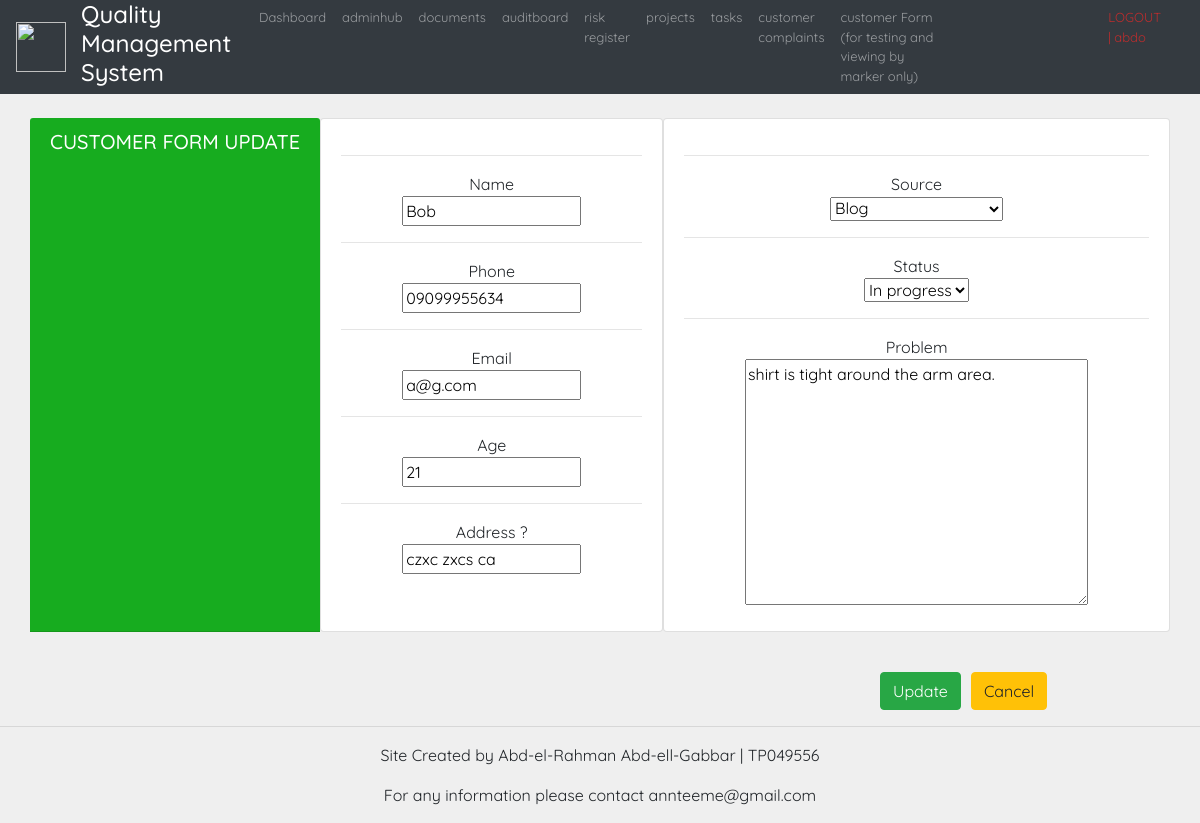
The page /customerupdate/2/ (signed in) on the database its author committed.
### custs/models.py (models this page shows, shortened)
class Customer(models.Model):
    SOURCE_CHOICES =(
        ('Blog', 'Blog'),
        ('Social media', 'Social media'),
        ('Friend', 'Friend'),
        ('Google search', 'Google search'),
        ('Product package', 'Product package'),
        ('Company Employee', 'Company Employee'),
    )
    STATUS_CHOICE =(
        ('Open', 'Open'),
        ('In progress', 'In progress'),
        ('Closed', 'Closed'),
    )
    name = models.CharField(max_length=255)
    phone = models.CharField(max_length=255)
    email = models.EmailField(max_length=255)
    age = models.IntegerField(default=0, null=True, blank=True)
    address = models.CharField(max_length=255, null=True, blank=True)
    status = models.CharField(choices=STATUS_CHOICE, max_length=250, null=True, blank=True)
    source = models.CharField(choices=SOURCE_CHOICES, max_length=250, null=True, blank=True)
    problem = models.TextField(max_length=1000, null=False)
    dateCreated = models.DateTimeField(auto_now_add=True)
    dateUpdated = models.DateTimeField(null=True, blank=True)
    dateFinished = models.DateTimeField(null=True, blank=True)

### custs/views.py (the view, shortened to what this page needs)
# urls.py: path('customerupdate/<str:pk>/', customerUpdate, name= "customerUpdate"),
@login_required(login_url='login')
def customerUpdate(request, pk):
    custs = Customer.objects.get(id=pk)
    form = CustCForm(instance=custs)
    form = {'form':form}
    return render(request, 'customer_update.html', form)

### acc/forms.py
class CustCForm(ModelForm):
    class Meta:
        model = Customer
        fields = '__all__'

### custs/templates/customer_update.html (shortened to what this page needs)
{%  extends 'Base.html' %}
{% block content %}
<br>
<div class="container">
	<div class="row">
		<div class="card-header mb-3 text-center" id=card-title>
			<h5  class="card-title">CUSTOMER FORM UPDATE</h5>
		</div>
		<div class="card mb-3 card-body text-center">
			<div id="table-short">
				<form action="" method="POST" id="form1">
					<hr>Name
					<br>{{form.name}}
					<hr>Phone
					<br>{{form.phone}}
					<hr>Email
					<br>{{form.email}}
					<hr>Age
					<br>{{form.age}}
					<hr>Address ?
					<br>{{form.address}}
			</div>
		</div>
		<div class="card mb-3 card-body text-center">
			<div id="table-short">
				<hr>Source
				<br>{{form.source}}
				<hr>Status
				<br>{{form.status}}
				<hr>Problem
				<br>{{form.problem}}
			</div>
		</div>
	</div>
</div>
<br>
<div class="row" style="margin-left: 865px;">
			<div id="table-short">
				<button class="btn btn-success  btn" form="form1" type="submit">Update</button></input>
			</div>
			<div id="table-short">
				<a class="btn btn-warning  btn" style="margin-left: 10px;" href="{% url 'customerComplaints' %}">Cancel</a>
		</div>
</div>
{% endblock %}

### templates/navbar.html (shortened to what this page needs)
{% load static %}
<nav class="navbar navbar-expand-lg navbar-dark bg-dark sticky-top py-0">
  <img src="{% static 'images/logo.png' %}" width="50" height="50" alt="">
  <div class="container-fluid">
    <div class="collapse navbar-collapse" id="navbarNav">
      <ul style="font-size: small;" class="navbar-nav">
        <li style="margin-right: 20px; color: white !important;" class="nav-item">
          <h4 aria-current="page">Quality Management System</a>
        </li>
        {% if request.user.is_staff or request.user.is_staff %}
        <li class="nav-item">
          <a class="nav-link" aria-current="page" href="{% url 'home' %}">Dashboard</a>
        </li>
        <li class="nav-item">
          <a class="nav-link" href="http://127.0.0.1:8000/admin/">adminhub</a>
        </li>
        <li class="nav-item">
          <a class="nav-link" href="{% url 'docboard' %}">documents</a>
        </li>
        <li class="nav-item">
          <a class="nav-link" href="{% url 'auditboard' %}">auditboard</a>
        </li>
        <li class="nav-item">
          <a class="nav-link" href="{% url 'risk' %}">risk register</a>
        </li>
        {% endif %}
        <li class="nav-item">
          <a class="nav-link" href="{% url 'projectCreate' %}">projects</a>
        </li>
        <li class="nav-item">
          <a class="nav-link" href="{% url 'taskCreate' %}">tasks</a>
        </li>
        <li class="nav-item">
          <a class="nav-link" href="{% url 'customerComplaints' %}">customer complaints</a>
        </li>
        <li class="nav-item">
          <a class="nav-link" href="{% url 'cust_form' %}">customer Form (for testing and viewing by marker only)</a>
        </li>
        <li class="nav-item">
          <a style="margin-left: 150px; color: rgb(189, 45, 45) !important;" class="nav-link"
            href="{% url 'logout'%}">LOGOUT | {{request.user}}</a>
        </li>
      </ul>
    </div>
  </div>
</nav>

### static/css/main.css (style rules this page uses)
body { background-color: #efefef; }

### templates/Base.html (style rules this page uses)
body { font-family: 'Quicksand', sans-serif !important; }

### custs/templates/customer_update.html (style rules this page uses)
#card-title { background-color: #17ac1f; color: white; font-size:13px; text-align: center; }

### rows shown on the page
Customer: name "Bob", phone "09099955634", email "a@g.com", age "21", address "czxc zxcs ca", source "Blog", status "In progress", problem "shirt is tight around the arm area."

### other values the page prints
{{ request.user }} "abdo"
